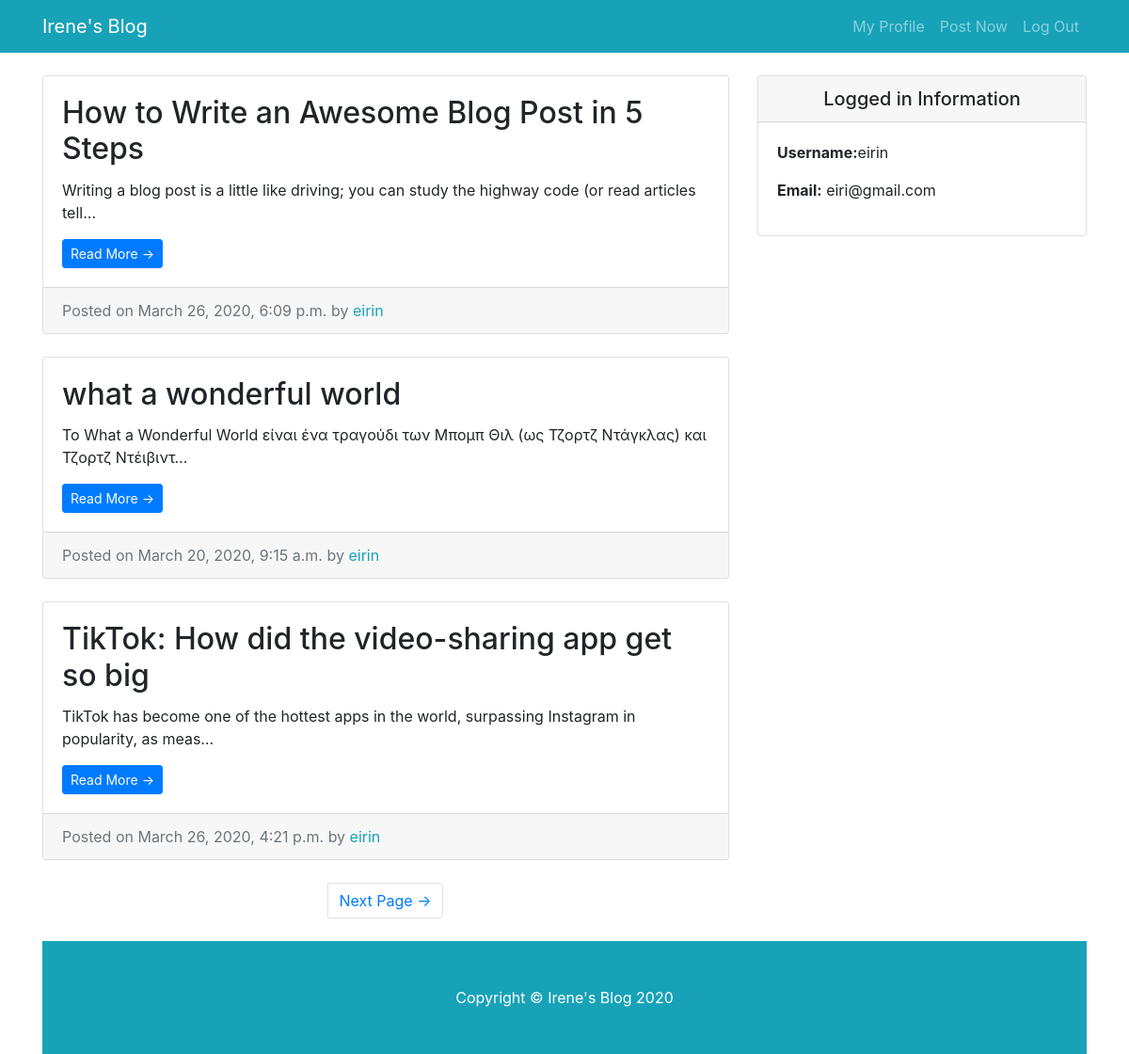
The app's page / (signed in) with its own data.
### blog_app1/models.py (models this page shows, shortened)
class Entry (models.Model):
    entry_title = models.CharField(max_length=50)
    entry_text = models.TextField()
    entry_date = models.DateTimeField(auto_now=True)
    entry_author = models.ForeignKey(User, on_delete=models.CASCADE)
    likes = models.ManyToManyField(User, default='0', related_name='likes', blank= True)
    class Meta:
        verbose_name_plural = 'entries'

### blog_app1/views.py (the view)
# urls.py: path('', HomeView.as_view(), name='blog-home' ),
class HomeView(LoginRequiredMixin, ListView):
    model = Entry
    template_name = 'entries/index.html'
    context_object_name = 'blog_entries'
    paginate_by = 3

### blog_app1/templates/entries/index.html (shortened to what this page needs)
{% extends 'entries/base.html' %}
{% block content %}
<div class="col-md-8">
    {% for entry in blog_entries %}
    <div class="card mb-4 mt-4">
      <div class="card-body">
        <h2 class="card-title">{{ entry.entry_title }}</h2>
        <p class="card-text">{{ entry.entry_text|truncatechars:100}}</p>
        <a href="{% url 'entry-detail' entry.pk %}" class="btn btn-primary btn-sm">Read More &rarr;</a>
      </div>
      <div class="card-footer text-muted">
        Posted on {{ entry.entry_date }} by
        <span class= "text-info mr-2">{{ entry.entry_author }}</span>
      </div>
    </div>
    {% endfor %}
     {% if is_paginated %}
     <ul class="pagination justify-content-center mb-4">
        <li class="page-item">
        {% if page_obj.has_next %}
        <li class="page-item">
          <a class="page-link" href="?page={{page_obj.next_page_number}}">Next Page &rarr;</a>
        </li>
        {% endif %}
      </ul>
      {% endif %}
    </div>
    {% endblock %}

### blog_app1/templates/entries/base.html (shortened to what this page needs)
{% load static %}
<!DOCTYPE html>
<html lang="en">
<head>
  <link href="{% static 'entries/vendor/bootstrap/css/bootstrap.min.css' %}" rel="stylesheet">
  <link href="{% static 'entries/css/blog-home.css' %}" rel="stylesheet">
</head>
<body>
  <nav class="navbar navbar-expand-lg navbar-dark bg-info fixed-top">
    <div class="container">
      <a class="navbar-brand" href="{% url 'blog-home' %}">Irene's Blog</a>
      <div class="collapse navbar-collapse" id="navbarResponsive">
        <ul class="navbar-nav ml-auto">
          <li class="nav-item">
            <a class="nav-link" href="{% url 'profile' %}">My Profile</a>
          </li>
          <li class="nav-item">
            <a class="nav-link" href="{% url 'create-entry' %}">Post Now</a>
          </li>
          <li class="nav-item">
            <a class="nav-link" href="{% url 'logout' %}">Log Out</a>
          </li>
        </ul>
      </div>
    </div>
  </nav>
  <div class="container">
    <div class="row">
      {% block content %}
      {% endblock %}
         <div class="col-md-4">
{% if user.username %}
<div class="card my-4">
    <h5 class="card-header text-center">Logged in Information</h5>
    <div class="card-body">
      <ul class="list-unstyled mb-0">
          <li>
              <p> <strong>Username:</strong>{{ user.username }}</p>
          </li>
          <li>
              <p> <strong>Email:</strong> {{ user.email }}</p>
          </li>
      </ul>
    </div>
  </div>
{% endif %}
</div>
</div>
  <footer class="py-5 bg-info" id="footer" >
    <div class="footer-content">
      <p class="m-0 text-center text-white">Copyright &copy; Irene's Blog 2020</p>
    </div>
  </footer>
</body>
</html>

### blog_app1/static/entries/css/blog-home.css (style rules this page uses)
body { padding-top: 56px; }

### records on screen
Entry: entry_title "How to Write an Awesome Blog Post in 5 Steps", entry_text "Writing a blog post is a little like driving; you can study the highway code (or read articles tell…", entry_date "March 26, 2020, 6:09 p.m.", entry_author "eirin"
Entry: entry_title "what a wonderful world", entry_text "To What a Wonderful World είναι ένα τραγούδι των Μπομπ Θιλ (ως Τζορτζ Ντάγκλας) και Τζορτζ Ντέιβιντ…", entry_date "March 20, 2020, 9:15 a.m.", entry_author "eirin"
Entry: entry_title "TikTok: How did the video-sharing app get so big", entry_text "TikTok has become one of the hottest apps in the world, surpassing Instagram in popularity, as meas…", entry_date "March 26, 2020, 4:21 p.m.", entry_author "eirin"

### other values on screen
{{ user.username }} "eirin"
{{ user.email }} "eiri@gmail.com"
